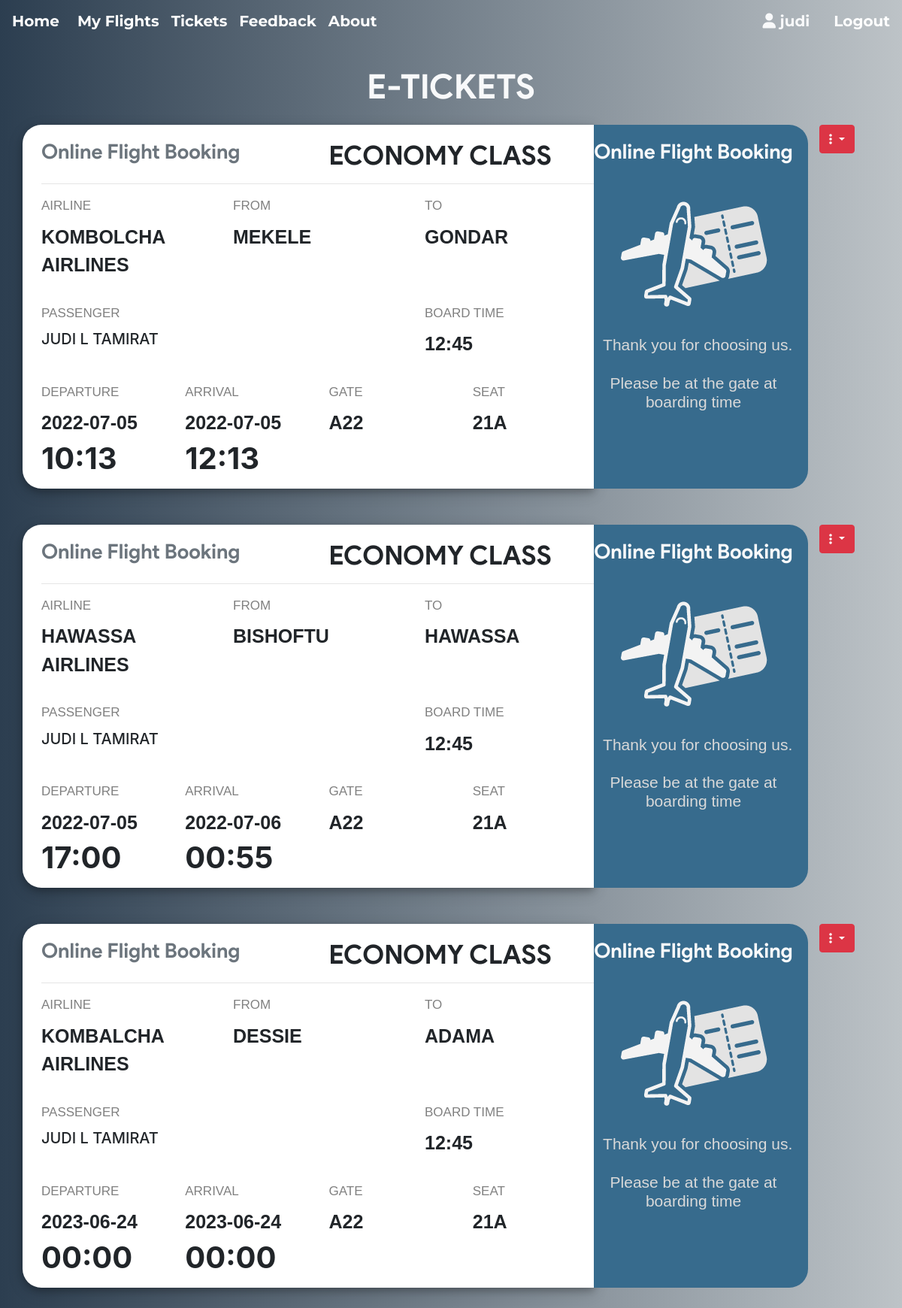
The page /ticket.php (signed in) on the database its author committed.
### tables this page shows
CREATE TABLE `ticket` (
  `ticket_id` int(11) NOT NULL,
  `passenger_id` int(11) NOT NULL,
  `flight_id` int(11) NOT NULL,
  `user_id` int(11) NOT NULL,
  `seat_no` varchar(10) NOT NULL,
  `cost` int(11) NOT NULL,
  `class` varchar(3) NOT NULL
);

CREATE TABLE `flight` (
  `flight_id` int(11) NOT NULL,
  `admin_id` int(11) NOT NULL,
  `arrivale` datetime NOT NULL,
  `departure` datetime NOT NULL,
  `Destination` varchar(20) NOT NULL,
  `source` varchar(20) NOT NULL,
  `airline` varchar(20) NOT NULL,
  `Seats` varchar(110) NOT NULL,
  `duration` varchar(20) NOT NULL,
  `Price` int(11) NOT NULL,
  `status` varchar(6) DEFAULT NULL,
  `issue` varchar(50) DEFAULT NULL,
  `last_seat` varchar(5) DEFAULT '',
  `bus_seats` int(11) DEFAULT 20,
  `last_bus_seat` varchar(5) DEFAULT ''
);

CREATE TABLE `passenger_profile` (
  `passenger_id` int(11) NOT NULL,
  `user_id` int(11) NOT NULL,
  `flight_id` int(11) NOT NULL,
  `mobile` varchar(110) NOT NULL,
  `dob` datetime NOT NULL,
  `f_name` varchar(20) DEFAULT NULL,
  `m_name` varchar(20) DEFAULT NULL,
  `l_name` varchar(20) DEFAULT NULL
);

### helpers/helper.php (called while the page is built)
<?php
function subview($file){
	$file = __DIR__.'/../sub-views/'.$file;
	include $file;
}

### ticket.php (the view, shortened to what this page needs)
<?php include_once 'helpers/helper.php'; ?>
<?php subview('header.php'); ?>
<main>
  <?php if(isset($_SESSION['userId'])) {
    require 'helpers/init_conn_db.php';
    ?>
    <div class="container mb-5">
    <h1 class="text-center text-light mt-4 mb-4">E-TICKETS</h1>
    <?php
    $sql = 'SELECT * FROM Ticket WHERE user_id=?';
    $stmt = mysqli_stmt_init($conn);
    if(!mysqli_stmt_prepare($stmt,$sql)) {
        header('Location: ticket.php?error=sqlerror');
        exit();
    } else {
        mysqli_stmt_bind_param($stmt,'i',$_SESSION['userId']);
        mysqli_stmt_execute($stmt);
        $result = mysqli_stmt_get_result($stmt);
        while ($row = mysqli_fetch_assoc($result)) {
            $sql_p = 'SELECT * FROM Passenger_profile WHERE passenger_id=?';
            $stmt_p = mysqli_stmt_init($conn);
            if(!mysqli_stmt_prepare($stmt_p,$sql_p)) {
                header('Location: ticket.php?error=sqlerror');
                exit();
            } else {
                mysqli_stmt_bind_param($stmt_p,'i',$row['passenger_id']);
                mysqli_stmt_execute($stmt_p);
                $result_p = mysqli_stmt_get_result($stmt_p);
                if($row_p = mysqli_fetch_assoc($result_p)) {
                  $sql_f = 'SELECT * FROM Flight WHERE flight_id=?';
                $stmt_f = mysqli_stmt_init($conn);
                if(!mysqli_stmt_prepare($stmt_f,$sql_f)) {
                    header('Location: ticket.php?error=sqlerror');
                    exit();
                } else {
                    mysqli_stmt_bind_param($stmt_f,'i',$row['flight_id']);
                    mysqli_stmt_execute($stmt_f);
                    $result_f = mysqli_stmt_get_result($stmt_f);
                    if($row_f = mysqli_fetch_assoc($result_f)) {
                        $date_time_dep = $row_f['departure'];
                        $date_dep = substr($date_time_dep,0,10);
                        $time_dep = substr($date_time_dep,10,6) ;
                        $date_time_arr = $row_f['arrivale'];
                        $date_arr = substr($date_time_arr,0,10);
                        $time_arr = substr($date_time_arr,10,6) ;
                        if($row['class'] === 'E') {
                            $class_txt = 'ECONOMY';
                        } else if($row['class'] === 'B') {
                            $class_txt = 'BUSINESS';
                        }
                        echo '
                        <div class="row mb-5">
                        <div class="col-8 out">
                            <div class="row ">
                                <div class="col">
                                    <h2 class="text-secondary mb-0 brand">
                                        Online Flight Booking</h2>
                                </div>
                                <div class="col">
                                    <h2 class="mb-0">'.$class_txt.' CLASS</h2>
                                </div>
                            </div>
                            <hr>
                            <div class="row mb-3">
                                <div class="col-4">
                                    <p class="head">Airline</p>
                                    <p class="txt">'.$row_f['airline'].'</p>
                                </div>
                                <div class="col-4">
                                    <p class="head">from</p>
                                    <p class="txt">'.$row_f['source'].'</p>
                                </div>
                                <div class="col-4">
                                    <p class="head">to</p>
                                    <p class="txt">'.$row_f['Destination'].'</p>
                                </div>
                            </div>
                            <div class="row mb-3">
                                <div class="col-8">
                                    <p class="head">Passenger</p>
                                    <p class=" h5 text-uppercase">
                                    '.$row_p['f_name'].' '.$row_p['m_name'].' '.$row_p['l_name'].'
                                    </p>
                                </div>
                                <div class="col-4">
                                    <p class="head">board time</p>
                                    <p class="txt">12:45</p>
                                </div>
                            </div>
                            <div class="row">
                                <div class="col-3">
                                    <p class="head">departure</p>
                                    <p class="txt mb-1">'.$date_dep.'</p>
                                    <p class="h1 font-weight-bold mb-3">'.$time_dep.'</p>
                                </div>
                                <div class="col-3">
                                    <p class="head">arrival</p>
                                    <p class="txt mb-1">'.$date_arr.'</p>
                                    <p class="h1 font-weight-bold mb-3">'.$time_arr.'</p>
                                </div>
                                <div class="col-3">
                                    <p class="head">gate</p>
                                    <p class="txt">A22</p>
                                </div>
                                <div class="col-3">
                                    <p class="head">seat</p>
                                    <p class="txt">'.$row['seat_no'].'</p>
                                </div>
                            </div>
                        </div>
                        <div class="col-3 pl-0" style="background-color:#376b8d !important;
                            padding:20px; border-top-right-radius: 25px; border-bottom-right-radius: 25px;">
                            <div class="row">
                                <div class="col">
                                <h2 class="text-light text-center brand">
                                    Online Flight Booking</h2>
                                </div>
                            </div>
                            <div class="row justify-content-center">
                                <div class="col-12">
                                    <img src="assets/images/airtic.png" class="mx-auto d-block"
                                    height="200px" width="200px" alt="">
                                </div>
                            </div>
                            <div class="row">
                                <h3 class="text-light2 text-center mt-2 mb-0">
                                &nbsp Thank you for choosing us. </br> </br>
                                    Please be at the gate at boarding time</h3>
                            </div>
                        </div>
                        <div class="col-1">
                            <div class="dropdown">
                                <button class="btn btn-danger dropdown-toggle" type="button"
                                    id="dropdownMenuButton" data-toggle="dropdown"
                                    aria-haspopup="true" aria-expanded="false">
                                    <i class="fa fa-ellipsis-v"></i> </td>
                                </button>
                                            value='.$row['ticket_id'].'>
                                            value='.$row['ticket_id'].'>
                            </div>
                        </div>
                        </div>
                    ' ;
                    }
                }
            }
        }
        }
    }
    ?>
</div>
</main>
<?php } ?>
<?php subview('footer.php'); ?>

### sub-views/header.php (shortened to what this page needs)
<!doctype html>
<html lang="en">
    <head>
        <link rel="stylesheet" href="https://stackpath.bootstrapcdn.com/font-awesome/4.7.0/css/font-awesome.min.css">
        <link rel="stylesheet" href="https://stackpath.bootstrapcdn.com/bootstrap/4.5.2/css/bootstrap.min.css">
    </head>
    <body>
        <nav class="navbar navbar-expand-lg navbar-dark bg-transparent ">
        <a class="navbar-brand" href="index.php"><h5>Home</h5>
        </a>
        <div class="collapse navbar-collapse" id="navbarSupportedContent">
            <ul class="navbar-nav mr-auto">
            <?php if(isset($_SESSION['userId'])) { ?>
                <li class="nav-item">
                    <a class="nav-link" href="my_flights.php">
                        <h5> My Flights</h5>
                    </a>
                </li>
                <li class="nav-item">
                    <a class="nav-link" href="ticket.php">
                        <h5> Tickets</h5>
                    </a>
                </li>
            <?php } ?>
                <li class="nav-item">
                    <a class="nav-link" href="feedback.php">
                        <h5> Feedback</h5>
                    </a>
                </li>
                <li class="nav-item">
                    <a class="nav-link" href="#">
                        <h5> About</h5>
                    </a>
                </li>
            </ul>
            <?php
            if(isset($_SESSION['userId'])) {
                echo '
                <ul  class="nav navbar-nav navbar-right">
                    <li class="nav-item mr-3">
                            <h5 class=" text-light">
                            <i class="ml-1 fa fa-user text-light"></i>
                            '.$_SESSION['userUid'].'
                            </h5>
                    </li>
                    <li class="nav-item ml-3">
                        <form action="includes/logout.inc.php" class="logout_form" method="POST">
                        <button class="astext"  type="submit">
                            <h5> Logout </h5>
                            </button>
                        </form>
                    </li>
                </ul>    ';
            }
            ?>
        </div>
        </nav>

### sub-views/footer.php (shortened to what this page needs)
  </body>
</html>

### sub-views/header.php (style rules this page uses)
.astext { background:none; border:none; margin:0; padding:0; cursor: pointer; }
h5 { color: white; font-weight: bold; font-size: 20px ; font-family: 'Montserrat', sans-serif; }

### ticket.php (style rules this page uses)
body { background: #bdc3c7; background: -webkit-linear-gradient(to right, #2c3e50, #bdc3c7); background: linear-gradient(to right, #2c3e50, #bdc3c7); }
h2.brand { font-size: 27px !important; }
p.head { text-transform: uppercase; font-family: arial; font-size: 17px; margin-bottom: 10px ; color: grey; }
p.txt { text-transform: uppercase; font-family: arial; font-size: 25px; font-weight: bolder; }
.out { border-top-left-radius: 25px; border-bottom-left-radius: 25px; box-shadow: 0 4px 8px 0 rgba(0, 0, 0, 0.2), 0 6px 20px 0 rgba(0, 0, 0, 0.19); background-color: white; padding-left: 25px; padding-right: 0px; padding-top: 20px; }
h2 { font-weight: lighter !important; font-size: 35px !important; margin-bottom: 20px; font-family :'product sans' !important; font-weight: bolder; }
.text-light2 { color: #d9d9d9; }
h3 { font-size: 21px !important; margin-bottom: 20px; font-family: Tahoma, sans-serif; font-weight: lighter; }
h1 { font-weight: lighter !important; font-size: 45px !important; margin-bottom: 20px; font-family :'product sans' !important; font-weight: bolder; }

### rows shown on the page
ticket: class "ECONOMY", flight.airline "KOMBOLCHA AIRLINES", flight.source "MEKELE", flight.Destination "GONDAR", passenger.f_name "JUDI", passenger.m_name "L", passenger.l_name "TAMIRAT", flight.departure "2022-07-05", flight.departure "10:13", flight.arrivale "2022-07-05", flight.arrivale "12:13", seat_no "21A"
ticket: class "ECONOMY", flight.airline "HAWASSA AIRLINES", flight.source "BISHOFTU", flight.Destination "HAWASSA", passenger.f_name "JUDI", passenger.m_name "L", passenger.l_name "TAMIRAT", flight.departure "2022-07-05", flight.departure "17:00", flight.arrivale "2022-07-06", flight.arrivale "00:55", seat_no "21A"
ticket: class "ECONOMY", flight.airline "KOMBALCHA AIRLINES", flight.source "DESSIE", flight.Destination "ADAMA", passenger.f_name "JUDI", passenger.m_name "L", passenger.l_name "TAMIRAT", flight.departure "2023-06-24", flight.departure "00:00", flight.arrivale "2023-06-24", flight.arrivale "00:00", seat_no "21A"

### other values the page prints
$_SESSION['userUid'] "judi"
